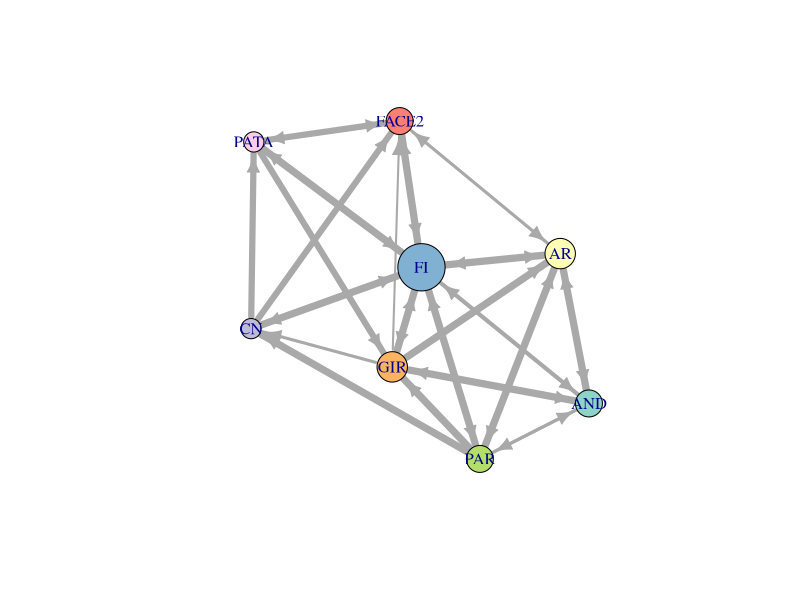

Write the R code that produced this figure.
library(igraph)

g <- graph(edges = c('PAR', 'AR', 'AR', 'AND', 'AND', 'FI', 'FI', 'GIR', 'GIR', 'FACE2', 'FACE2', 'FI',
                     'FI', 'AND', 'AND', 'PAR', 'PAR', 'FI', 'FI', 'AND', 'AND', 'AR', 'AR', 'AND', 'AND',
                     'GIR', 'GIR', 'CN', 'CN', 'FI', 'FI', 'AR', 'AR', 'FACE2', 'FACE2', 'FI', 'FI', 'GIR',
                     'GIR', 'CN', 'CN', 'FACE2', 'FACE2', 'FI', 'FI', 'GIR', 'GIR', 'FI', 'FI', 'PAR', 'PAR',
                     'AND', 'AND', 'FI', 'FI', 'AR', 'AR', 'FACE2', 'FACE2', 'AR', 'AR', 'PAR', 'PAR', 'AR', 'AR',
                     'FACE2', 'FACE2', 'FI', 'FI', 'GIR', 'GIR', 'FI', 'FI', 'AND', 'AND', 'FI', 'FI', 'GIR', 'GIR',
                     'FI', 'FI', 'CN', 'CN', 'PATA', 'PATA', 'FACE2', 'FACE2', 'PATA', 'PATA', 'FACE2', 'FACE2', 'PATA',
                     'PATA', 'FACE2', 'FACE2', 'PATA', 'PATA', 'FACE2', 'FACE2', 'PATA', 'PATA', 'FACE2', 'FACE2',
                     'PATA', 'PATA', 'FI', 'FI', 'GIR', 'GIR', 'FI', 'FI', 'GIR', 'GIR', 'FI', 'FI', 'PATA', 'PATA',
                     'FACE2', 'FACE2', 'FI', 'FI', 'FACE2', 'FACE2', 'PATA', 'PATA', 'FACE2', 'FACE2', 'PATA', 'PATA',
                     'FACE2', 'FACE2', 'PATA', 'PATA', 'GIR', 'GIR', 'FI', 'FI', 'AND', 'AND', 'FI', 'FI', 'AR', 'AR',
                     'PAR', 'PAR', 'GIR', 'GIR', 'AND', 'AND', 'FI', 'FI', 'GIR', 'GIR', 'AR', 'AR', 'PAR', 'PAR', 'GIR',
                     'GIR', 'FI', 'FI', 'AR', 'AR', 'PAR', 'PAR', 'CN', 'CN', 'FI', 'FI', 'GIR', 'GIR', 'FI', 'FI', 'GIR',
                     'GIR', 'FI', 'FI', 'AND', 'AND', 'AR', 'AR', 'PAR', 'PAR', 'FI', 'FI', 'GIR', 'GIR', 'FI', 'FI',
                     'AND', 'AND', 'FI', 'FI', 'FACE2', 'FACE2', 'AR', 'AR', 'PAR', 'PAR', 'AND', 'AND', 'PAR',
                     'PAR', 'GIR', 'GIR', 'AR', 'AR', 'FI', 'FI', 'GIR'), directed = TRUE)



# contando a frequência de cada aresta
edge_freq <- table(sort(c(apply(get.edgelist(g), 1, paste, collapse="-"))))
# convertendo para um vetor
edge_weights <- as.vector(edge_freq[sort(c(apply(get.edgelist(g), 1, paste, collapse="-")))])

g_simplified <- simplify(g, remove.multiple = TRUE, remove.loops = FALSE)

edge_freq
edge_weights
#cor
library(RColorBrewer)

# número de vértices
n_vertices <- vcount(g_simplified)

# gerando uma sequência de cores distintas
colors <- brewer.pal(n_vertices, "Set3")

# atribuindo uma cor para cada vértice
V(g_simplified)$color <- colors[as.numeric(factor(V(g_simplified)$name))]



# calculando o grau de cada vértice
vertex_sizes <- degree(g_simplified, mode = "total", v = V(g_simplified)) * 2

# plotando o grafo com os tamanhos dos vértices proporcionais à frequência
l <- layout_with_fr(g_simplified)
plot(g_simplified, edge.width = edge_weights+1, vertex.size = vertex_sizes, layout = l)

edge_weights
